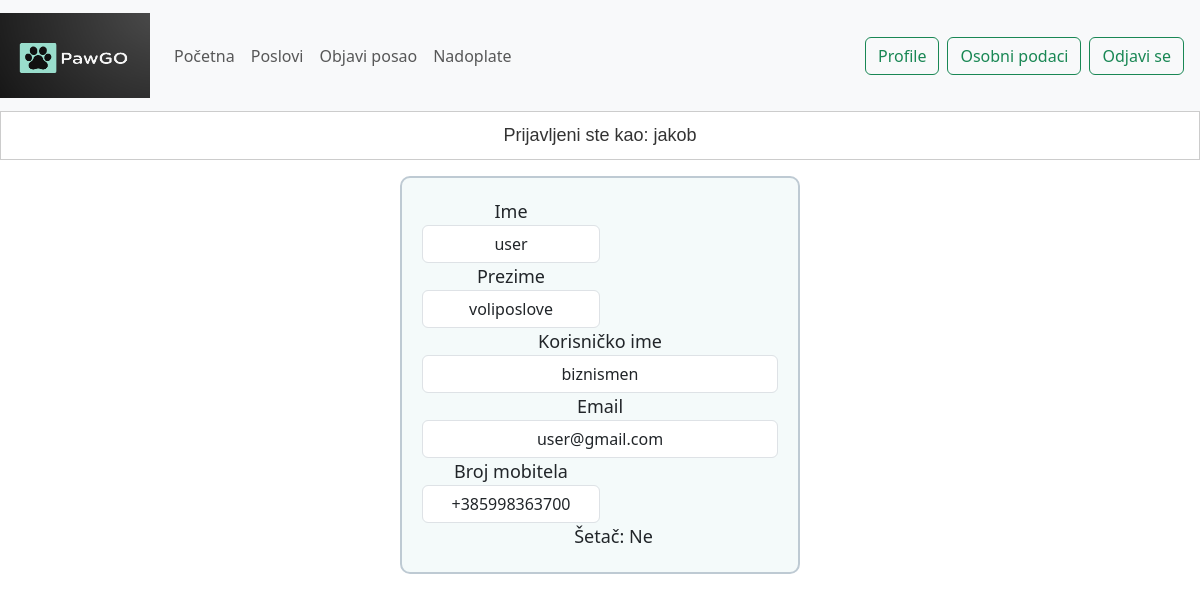
Screenshot of /pawgoapp/biznismen/ (signed in) with the database file from the repository.
### accounts/models.py (models this page shows, shortened)
class CustomUser(AbstractUser):
    phone_number = PhoneNumberField(null=True, blank=True, unique=True)
    is_walker=models.BooleanField(default=False)
    token_balance=MoneyField(max_digits=10, decimal_places=2, default_currency='EUR', default=0)
    used_topups=models.ManyToManyField(TopUp, blank=True)

### pawgoapp/views.py (the view)
# urls.py: path("<slug:username>/", views.profile_view, name="profile_user"),
@login_required
def profile_view(request, username):
    user = get_object_or_404(CustomUser, username = username)
    context={
        'user':user,
    }
    return render(request, 'pawgoapp/userprofile.html', context)

### pawgoapp/templates/pawgoapp/userprofile.html (shortened to what this page needs)
{% extends 'pawgoapp/base.html' %}
{% block content %}
<div id="dashboard_div">
        <div class="form-row">
          <div class="form-group col-md-6">
            <label for="firstname">Ime</label>
            <input type="text" class="form-control" id="dashboard_input" name="first_name" value="{{ user.first_name }}" readonly >
          </div>
          <div class="form-group col-md-6">
            <label for="lastname">Prezime</label>
            <input type="text" class="form-control" id="dashboard_input" name="last_name" value="{{ user.last_name }}" readonly >
          </div>
        </div>
        <div class="form-group">
            <label for="username">Korisničko ime</label>
            <input type="text" class="form-control" id="dashboard_input" name="username" value="{{ user.username }}" readonly >
          </div>
        <div class="form-group">
          <label for="email">Email</label>
          <input type="email" class="form-control" id="dashboard_input" name="email" value="{{ user.email }}" readonly >
        </div>
        <div class="form-row">
          <div class="form-group col-md-6">
            <label for="telephone_number">Broj mobitela</label>
            <input type="tel" class="form-control" id="dashboard_input" name="phone_number" value="{{ user.phone_number }}" readonly >
          </div>
        </div>
        <div class="form-group">
          <div class="form-check"  id="dashboard_input">
            <label class="form-check-label" >Šetač:</label>
            {% if user.is_walker %}
              <label class="form-check-label" >Da</label>
            {% else %}
              <label class="form-check-label">Ne</label>
            {% endif %}
          </div>
        </div>
</div>
{% endblock content %}

### pawgoapp/templates/pawgoapp/base.html (shortened to what this page needs)
{% load static %}
<!DOCTYPE html>
<html lang="en">
  <head>
    <link rel="stylesheet" href="{% static 'pawgoapp/css/base.css' %}">
    <link rel="stylesheet" href="{% static 'pawgoapp/css/home.css' %}">
    <link rel="stylesheet" href="{% static 'pawgoapp/css/user_dashboard.css' %}">
    <link rel="stylesheet" href="https://cdnjs.cloudflare.com/ajax/libs/font-awesome/6.0.0/css/all.min.css">
    <link href="https://cdn.jsdelivr.net/npm/bootstrap@5.3.2/dist/css/bootstrap.min.css" rel="stylesheet">
  </head>
  <body>
    <nav class="navbar navbar-expand-lg navbar-light bg-light">
      <img class="navbar-brand" src="{% static 'pawgoapp/images/logo.png' %}" style="width: 150px; height: 95px" />
      <div class="collapse navbar-collapse" id="navbarSupportedContent">
        <ul class="navbar-nav me-auto mb-2 mb-lg-0">
          <li class="nav-item">
            <a class="nav-link" href="{% url 'home' %}">Početna</a>
          </li>
          <li class="nav-item">
            <a class="nav-link" href="{% url 'jobs:jobs_list' %}">Poslovi</a>
          </li>
          <li class="nav-item">
            <a class="nav-link" href="{% url 'jobs:new_job' %}">Objavi posao</a>
          </li>
          <li class="nav-item">
            <a class="nav-link" href="{% url 'nadoplate' %}">Nadoplate</a>
          </li>
        </ul>
        <div class="d-flex me-3">
          {% if not request.user.is_authenticated %}
            <a class="btn btn-outline-success me-2" href="{% url 'login' %}">Prijavi se</a>
            <a class="btn btn-outline-success" href="{% url 'register' %}">Registriraj se</a>
          {% else %}
            <a class="btn btn-outline-success me-2" href="{% url 'profile' %}">Profile</a>
            <a class="btn btn-outline-success me-2" href="{% url 'dashboard' %}">Osobni podaci</a>
            <form method="post" action="{% url 'logout' %}">
              <button type="submit" class="btn btn-outline-success">Odjavi se</button>
            </form>
          {% endif %}
        </div>
      </div>
    </nav>
    {% if request.user.is_authenticated %}
      <p id="logged_as">Prijavljeni ste kao: {{ request.user.username }}</p>
    {% endif %}
    {% block content %}{% endblock content %}
  </body>
</html>

### pawgoapp/static/pawgoapp/css/base.css (style rules this page uses)
#logged_as { display: flex; justify-content: space-evenly; border: 1px solid #ccc; padding: 10px; color: #333; font-family: 'Trebuchet MS', sans-serif; font-size: large; }

### pawgoapp/static/pawgoapp/css/user_dashboard.css (style rules this page uses)
#dashboard_div { border: 2px solid #becad3; border-radius: 10px; padding: 20px; text-align: center; font-size: 18px; background-color: #f4fafa; margin-left: 400px; margin-right: 400px; }
#dashboard_input { text-align: center; }

### rows the page displays
CustomUser: user.username "jakob"
CustomUser: first_name "user", last_name "voliposlove", username "biznismen", email "user@gmail.com", phone_number "+385998363700"
